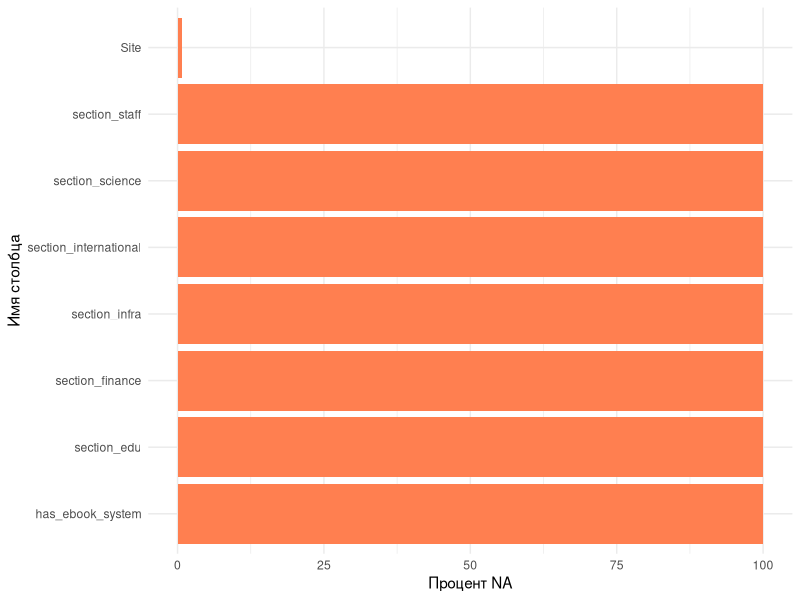
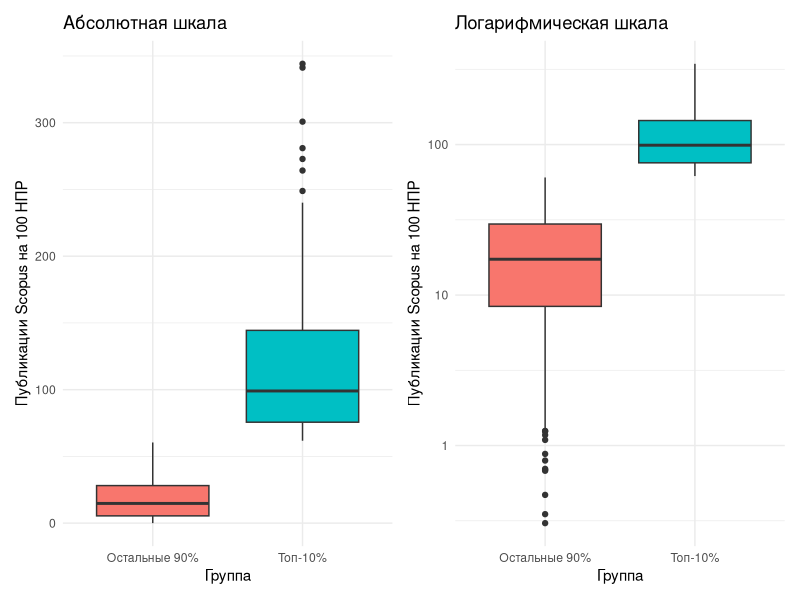
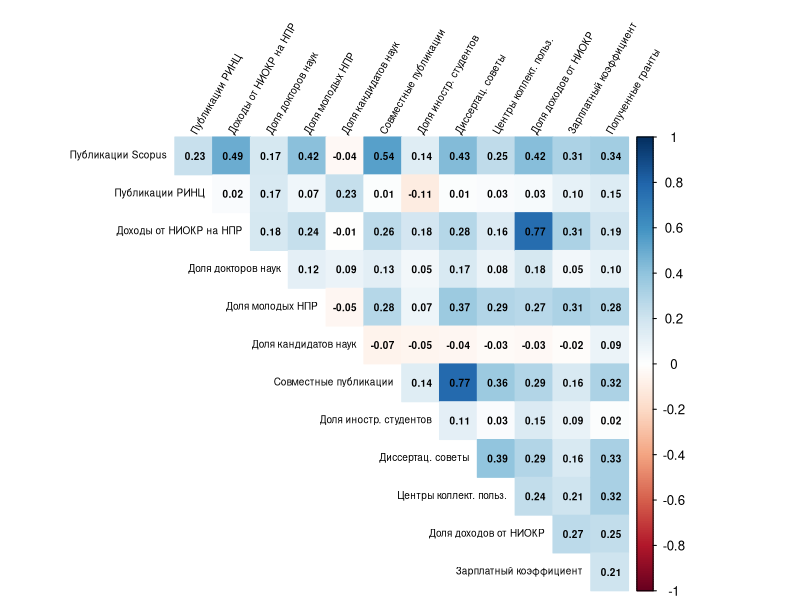
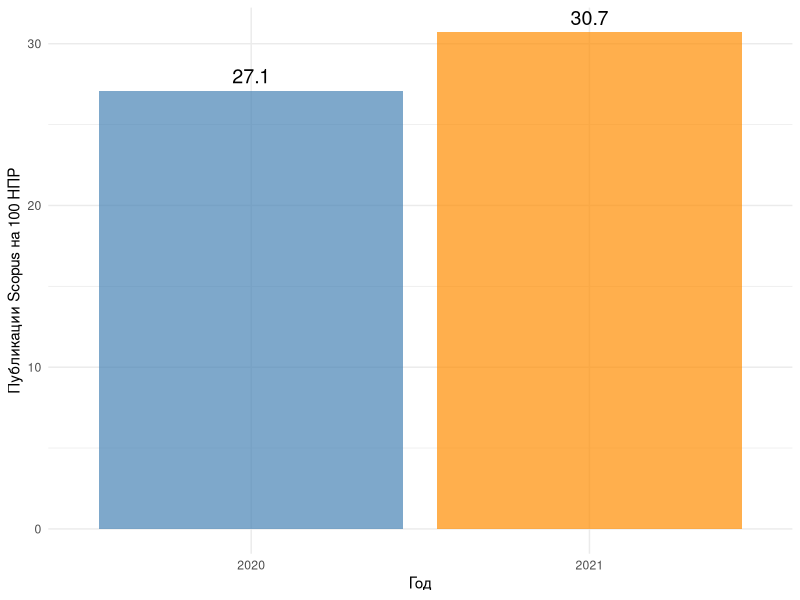

These charts were generated, in order, by the following R code:
## ---- chunk 1
library(readxl)
df <- read_excel("full_data_with_nan.xlsx")
## ---- chunk 2
library(ggplot2)
library(dplyr)
library(tidyr)

na_pct <- df %>%
  summarise(across(everything(), ~ mean(is.na(.)) * 100)) %>%
  pivot_longer(everything(), names_to = "column", values_to = "na_percent") %>%
  filter(na_percent > 0) %>%
  arrange(desc(na_percent))

ggplot(na_pct, aes(x = reorder(column, -na_percent), y = na_percent)) +
  geom_col(fill = "coral") +
  coord_flip() +
  labs(x = "Имя столбца", y = "Процент NA") +
  theme_minimal()
## ---- chunk 3
library(readxl)
df_sci <- read_excel("data_science.xlsx")
## ---- chunk 4
key_vars <- c(
  "scopus_pubs_per_100_staff",
  "rinc_pubs_per_100_staff", 
  "rd_income_per_staff_excl_budget",
  "pct_staff_doc_sci",
  "pct_young_staff", 
  "pct_staff_cand_sci",
  "coauthor_foreign_articles",
  "pct_foreign_students_total",
  "num_dissertation_councils",
  "num_shared_equip_centers", 
  "pct_income_rd_total", 
  "salary_ratio_to_regional_avg",
  "grants_per_100_staff"
)
## ---- chunk 5
library(tidyverse)
library(knitr)
library(kableExtra)

leaders_by_year <- df_sci %>%
  group_by(year) %>%
  arrange(desc(scopus_pubs_per_100_staff), .by_group = TRUE) %>%
  slice_head(n = 5) %>%  # топ-5 по каждому году
  select(year, VUZ, Region, scopus_pubs_per_100_staff) %>%
  ungroup()

kable(leaders_by_year, 
      caption = "Топ-5 вузов по публикационной активности (Scopus на 100 НПР) по годам",
      digits = 1) %>%
  kable_styling(font_size = 9,
                  latex_options = c("hold_position")) %>%
    column_spec(1, width = "1.cm") %>% 
    column_spec(2, width = "8.5cm") %>% 
    column_spec(3, width = "2cm") %>% 
    column_spec(4, width = "3cm")

## ---- chunk 6
library(tidyverse)
library(knitr)
library(kableExtra)

df_vuz_avg <- df_sci %>%
  group_by(VUZ, ID, Region, Type) %>%
  summarise(
    scopus_pubs = mean(scopus_pubs_per_100_staff, na.rm = TRUE),
    .groups = "drop"
  )
## ---- chunk 7
thresholds <- data.frame(
  percentile = c(95, 99),
  threshold = quantile(df_vuz_avg$scopus_pubs, probs = c(0.95, 0.99), na.rm = TRUE),
  label = c("Топ-5%", "Топ-1%")
)

n_vuz <- nrow(df_vuz_avg)
top_counts <- data.frame(
  percentile = c(95, 99),
  count = c(
    sum(df_vuz_avg$scopus_pubs >= quantile(df_vuz_avg$scopus_pubs, 0.95, na.rm = TRUE)),
    sum(df_vuz_avg$scopus_pubs >= quantile(df_vuz_avg$scopus_pubs, 0.99, na.rm = TRUE))
  )
)

top_summary <- thresholds %>%
  left_join(top_counts, by = "percentile") %>%
  mutate(
    share = round(100 * count / n_vuz, 1),
    threshold = round(threshold, 1)
  ) %>%
  select(label, threshold, count, share)

kable(top_summary, 
      caption = "Пороговые значения публикационной активности для топ-групп",
      col.names = c("Группа", "Порог (публикаций на 100 НПР)", "Количество вузов", "Доля от всех вузов (%)"),
      digits = 1) %>%
  kable_styling(font_size = 12)
## ---- chunk 8

top10_percentile <- quantile(df_vuz_avg$scopus_pubs, 0.90, na.rm = TRUE)

df_comparison <- df_vuz_avg %>%
  mutate(
    group = ifelse(scopus_pubs >= top10_percentile, "Топ-10%", "Остальные 90%")
  ) %>%
  group_by(group) %>%
  summarise(
    count = n(),
    mean_pubs = mean(scopus_pubs, na.rm = TRUE),
    median_pubs = median(scopus_pubs, na.rm = TRUE),
    q1_pubs = quantile(scopus_pubs, 0.25, na.rm = TRUE),
    q3_pubs = quantile(scopus_pubs, 0.75, na.rm = TRUE),
    min_pubs = min(scopus_pubs, na.rm = TRUE),
    max_pubs = max(scopus_pubs, na.rm = TRUE),
    sd_pubs = sd(scopus_pubs, na.rm = TRUE)
  )

mean_top10 <- df_comparison$mean_pubs[df_comparison$group == "Топ-10%"]
mean_others <- df_comparison$mean_pubs[df_comparison$group == "Остальные 90%"]
gap_ratio <- mean_top10 / mean_others

kable(df_comparison, 
      caption = "Сравнение вузов из топ-10\\% с остальными (с квантилями)",
      col.names = c("Группа", "N", "Среднее", "Медиана", "Q1", "Q3", "Мин", "Макс", "Ст. откл."),
      digits = 1) %>%
  kable_styling(font_size = 10)

library(patchwork)

p1 <- df_vuz_avg %>%
  mutate(group = ifelse(scopus_pubs >= quantile(scopus_pubs, 0.90), 
                        "Топ-10%", "Остальные 90%")) %>%
  ggplot(aes(x = group, y = scopus_pubs, fill = group)) +
  geom_boxplot() +
  labs(title = "Абсолютная шкала",
       x = "Группа", y = "Публикации Scopus на 100 НПР") +
  theme_minimal() +
  theme(legend.position = "none")

p2 <- df_vuz_avg %>%
  mutate(group = ifelse(scopus_pubs >= quantile(scopus_pubs, 0.90), 
                        "Топ-10%", "Остальные 90%")) %>%
  ggplot(aes(x = group, y = scopus_pubs, fill = group)) +
  geom_boxplot() +
  scale_y_log10() +
  labs(title = "Логарифмическая шкала",
       x = "Группа", y = "Публикации Scopus на 100 НПР") +
  theme_minimal() +
  theme(legend.position = "none")

p1 + p2
## ---- chunk 9

library(tidyverse)
library(corrplot)

df_analysis <- df_sci %>%
  group_by(VUZ) %>%
  summarise(across(where(is.numeric), mean, na.rm = TRUE), .groups = "drop") %>%
  filter(complete.cases(.))

cor_data <- df_analysis %>%
  select(key_vars)

colnames(cor_data) <- c("Публикации Scopus",
                        "Публикации РИНЦ",
                        "Доходы от НИОКР на НПР",
                        "Доля докторов наук",
                        "Доля молодых НПР",
                        "Доля кандидатов наук",
                        "Cовместные публикации",
                        "Доля иностр. студентов",
                        "Диссертац. советы",
                        "Центры коллект. польз.",
                        "Доля доходов от НИОКР",
                        "Зарплатный коэффициент",
                        "Полученные гранты")
                        
cor_matrix <- cor(cor_data, use = "complete.obs")

corrplot(cor_matrix, 
         method = "color", 
         type = "upper",
         tl.cex = 0.6,
         number.cex = 0.6,
         addCoef.col = "black",
         diag = FALSE, 
         tl.col = "black", 
         tl.srt = 60,
         mar = c(0, 0, 1, 0))
## ---- chunk 10

library(dplyr)
library(knitr)
library(kableExtra)

dynamics <- df_sci %>%
  group_by(year) %>%
  summarise(
    mean_pubs = mean(scopus_pubs_per_100_staff, na.rm = TRUE),
    median_pubs = median(scopus_pubs_per_100_staff, na.rm = TRUE),
    pct_zero = mean(scopus_pubs_per_100_staff == 0, na.rm = TRUE) * 100,
    n = n()
  ) %>%
  mutate(across(where(is.numeric), ~ round(., 1)))

years <- dynamics$year
df_table <- data.frame(
  Показатель = c("Среднее", "Медиана", "Доля нулевых (%)", "Число вузов"),
  '2020' = c(dynamics$mean_pubs[1], dynamics$median_pubs[1], dynamics$pct_zero[1], dynamics$n[1]),
  '2021' = c(dynamics$mean_pubs[2], dynamics$median_pubs[2], dynamics$pct_zero[2], dynamics$n[2]),
  Изменение = c(
    paste0(round((dynamics$mean_pubs[2]/dynamics$mean_pubs[1] - 1)*100, 1), "%"),
    paste0(round((dynamics$median_pubs[2]/dynamics$median_pubs[1] - 1)*100, 1), "%"),
    paste0(round(dynamics$pct_zero[2] - dynamics$pct_zero[1], 1), " п.п."),
    paste0(dynamics$n[2] - dynamics$n[1])
  )
)

kable(df_table, 
      caption = "Динамика публикационной активности (2020–2021)",
      booktabs = TRUE,
      align = "c") %>%
  kable_styling(latex_options = c("striped", "hold_position"), 
                font_size = 11)

ggplot(dynamics, aes(x = factor(year), y = mean_pubs, fill = factor(year))) +
  geom_col(alpha = 0.7) +
  geom_text(aes(label = round(mean_pubs, 1)), vjust = -0.5, size = 5) +
  labs(x = "Год", y = "Публикации Scopus на 100 НПР") +
  theme_minimal() +
  theme(legend.position = "none") +
  scale_fill_manual(values = c("steelblue", "darkorange"))
## ---- chunk 11
library(knitr)
library(kableExtra)
library(magrittr)

mapping <- read.csv2("mapping.csv", 
                     fileEncoding = "Windows-1251",
                     stringsAsFactors = FALSE)

cat("\\begingroup\\small\n")
kable(mapping, format = "latex", 
      longtable = TRUE, 
      booktabs = TRUE,
      caption = "Соответствие исходных и кодовых названий показателей") %>%
  kable_styling(latex_options = "hold_position") %>%
  column_spec(1, width = "0.5cm") %>%
  column_spec(2, width = "9.5cm") %>%
  column_spec(3, width = "6cm") %>%
  row_spec(2:nrow(mapping)-1, hline_after = TRUE)
cat("\\endgroup\n")
